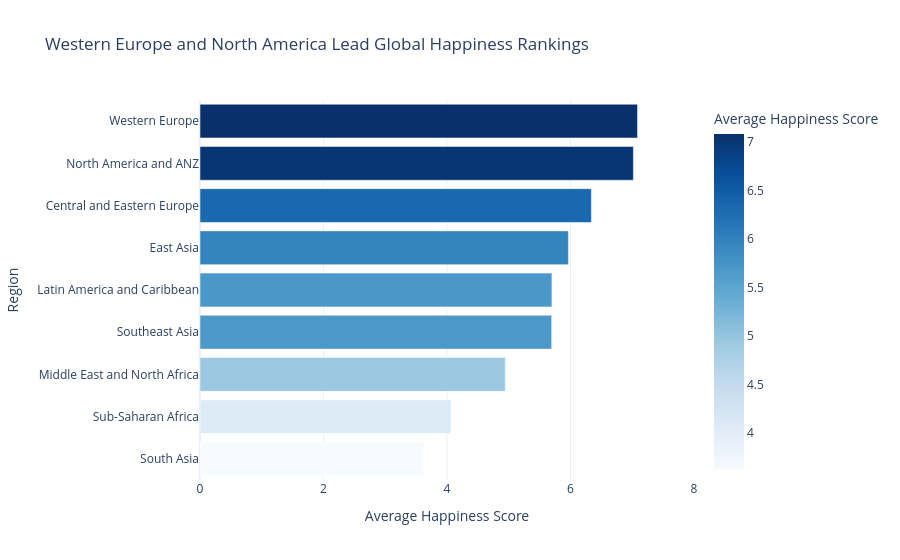

Notebook source saved alongside this figure:
### Code cell
# Task 1: Regional comparison bar chart
# -------------------------------------

# Step 1: Compute average happiness score by region
region_avg = (df.groupby('Region')['Happiness_Score']
              .mean()
              .reset_index()
              .sort_values('Happiness_Score'))  # sort for horizontal bar

print(region_avg)

# Step 2: Build your chart
# YOUR CODE HERE
fig1 = px.bar(region_avg, 
              x='Happiness_Score', 
              y='Region',
              orientation='h',
              title='Western Europe and North America Lead Global Happiness Rankings',
              labels={'Happiness_Score': 'Average Happiness Score'},
              template='plotly_white',
              color='Happiness_Score',
              color_continuous_scale='Blues')

# Rule 1: Ensure Zero Baseline
fig1.update_xaxes(range=[0, 8]) 

fig1.show()

### Figure 1 — Plotly figure (JSON) as saved in the notebook; plotly's stock layout.template omitted (floating-point values rounded to 4 significant figures)
{"data": [{"hovertemplate": "Average Happiness Score=%{marker.color}<br>Region=%{y}<extra></extra>", "legendgroup": "", "marker": {"color": [3.618, 4.065, 4.943, 5.695, 5.699, 5.966, 6.338, 7.018, 7.086], "coloraxis": "coloraxis", "pattern": {"shape": ""}}, "name": "", "orientation": "h", "showlegend": false, "textposition": "auto", "type": "bar", "x": [3.618, 4.065, 4.943, 5.695, 5.699, 5.966, 6.338, 7.018, 7.086], "xaxis": "x", "y": ["South Asia", "Sub-Saharan Africa", "Middle East and North Africa", "Southeast Asia", "Latin America and Caribbean", "East Asia", "Central and Eastern Europe", "North America and ANZ", "Western Europe"], "yaxis": "y"}], "layout": {"barmode": "relative", "coloraxis": {"colorbar": {"title": {"text": "Average Happiness Score"}}, "colorscale": [[0, "rgb(247,251,255)"], [0.125, "rgb(222,235,247)"], [0.25, "rgb(198,219,239)"], [0.375, "rgb(158,202,225)"], [0.5, "rgb(107,174,214)"], [0.625, "rgb(66,146,198)"], [0.75, "rgb(33,113,181)"], [0.875, "rgb(8,81,156)"], [1, "rgb(8,48,107)"]]}, "legend": {"tracegroupgap": 0}, "title": {"text": "Western Europe and North America Lead Global Happiness Rankings"}, "xaxis": {"anchor": "y", "domain": [0, 1], "range": [0, 8], "title": {"text": "Average Happiness Score"}}, "yaxis": {"anchor": "x", "domain": [0, 1], "title": {"text": "Region"}}}}
